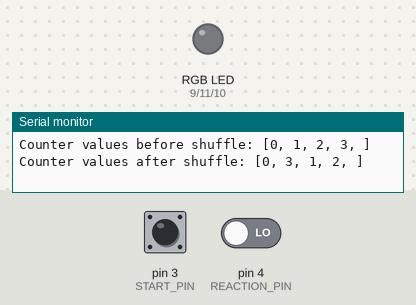
A sketch run on a simulated Arduino Uno, built with avr-gcc and run on an emulated ATmega328P. Parts: an RGB LED mixed from three pins (HIGH = lit), the last lines printed to the serial monitor. The test bench sets the inputs (shaded band); at power-on: pin 3 (START_PIN) LOW, pin 4 (REACTION_PIN) LOW. Dim RGB values are drawn brighter than linear; random numbers use the default seed unless the sketch sets one.

Above: at 1.2 s.
1.3 s: pin 3 (START_PIN) pulled HIGH for 0.15 s
At 4.2 s:
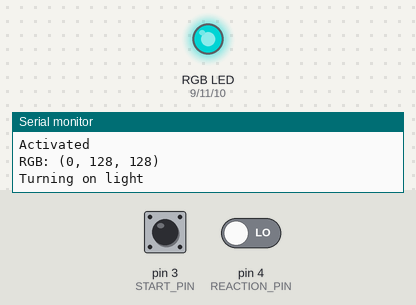
4.4 s: pin 4 (REACTION_PIN) driven HIGH
At 5.6 s:
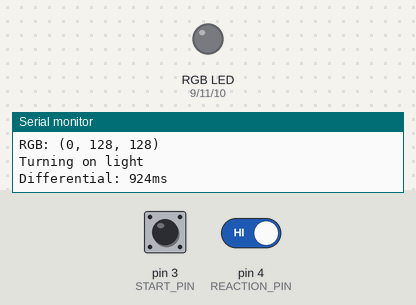
5.9 s: pin 3 (START_PIN) pulled HIGH for 1 s
8.4 s: pin 4 (REACTION_PIN) driven LOW
At 11.8 s:
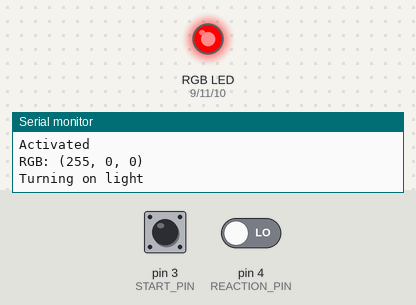
Timing chart, 0 to 12.4 s (numbered marks = the images above; inputs shaded):
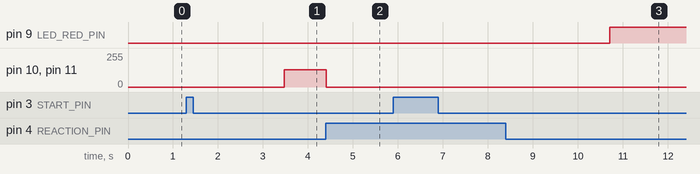

Measured:
- after the input at 1.3 s, pin 10 (LED_BLUE_PIN), pin 11 (LED_GREEN_PIN): 0/255 → 128/255 after 2.2 s
- after the input at 4.4 s, pin 10 (LED_BLUE_PIN), pin 11 (LED_GREEN_PIN): 128/255 → 0/255 at once
- after the input at 8.4 s, pin 9 (LED_RED_PIN): LOW → HIGH after 2.3 s

The sketch:

applied-research-sem1-project.ino
```cpp
int START_PIN = 3;
int REACTION_PIN = 4;
int LED_RED_PIN = 9;
int LED_BLUE_PIN = 10;
int LED_GREEN_PIN = 11;

int RED = 0;
int BLUE = 150;
int GREEN = 200;

boolean ledOn = false;
boolean activated = false;
long expectedPressTime = -1;
int counterIndex = -1;
int counter = 0;

int counterValues[] = {0, 1, 2, 3};
int numCounterValues = 4;

void shuffle() {
  Serial.print("Counter values before shuffle: [");
  for (int i = 0; i < numCounterValues; i++) {
    Serial.print(counterValues[i]);
    Serial.print(", ");
  }
  Serial.println("]");
  for (int i = 0; i < numCounterValues; i++) {
    int index = random(0, numCounterValues);
    int temp = counterValues[index];
    counterValues[index] = counterValues[i];
    counterValues[i] = temp;
  }
  Serial.print("Counter values after shuffle: [");
  for (int i = 0; i < numCounterValues; i++) {
    Serial.print(counterValues[i]);
    Serial.print(", ");
  }
  Serial.println("]");
}

void activate() {
  activated = true;
  long randNumMs = random(2000, 7000);
  expectedPressTime = millis() + randNumMs;
  counterIndex += 1;
  if (counterIndex > numCounterValues) {
    shuffle();
    counterIndex = -1;
  }
  counter = counterValues[counterIndex];
  Serial.print("Counter index: ");
  Serial.println(counterIndex);
  if (counter == 0) {
    RED = 0;
    BLUE = 128;
    GREEN = 128;
  } else if (counter == 1) {
    RED = 85;
    BLUE = 85;
    GREEN = 85;
  } else if (counter == 2) {
    RED = 170;
    BLUE = 43;
    GREEN = 43;
  } else if (counter == 3) {
    RED = 255;
    BLUE = 0;
    GREEN = 0;
  }
}

void setup() {
  // put your setup code here, to run once:
  Serial.begin(9600);
  randomSeed(analogRead(0));
  shuffle();
}

void loop() {
  // put your main code here, to run repeatedly:
  long currTime = millis();
  if (activated) {
    if (digitalRead(REACTION_PIN) == HIGH && currTime > expectedPressTime) {
      long differential = currTime - expectedPressTime;
      digitalWrite(LED_RED_PIN, 0);
      digitalWrite(LED_BLUE_PIN, 0);
      digitalWrite(LED_GREEN_PIN, 0);
      activated = false;
      ledOn = false;
      Serial.print("Differential: ");
      Serial.print(differential);
      Serial.println("ms");
    } else if (currTime > expectedPressTime && !ledOn) {
      Serial.print("RGB: (");
      Serial.print(RED);
      Serial.print(", ");
      Serial.print(BLUE);
      Serial.print(", ");
      Serial.print(GREEN);
      Serial.println(")");
      analogWrite(LED_RED_PIN, RED);
      analogWrite(LED_BLUE_PIN, BLUE);
      analogWrite(LED_GREEN_PIN, GREEN);
      ledOn = true;
      Serial.println("Turning on light");
    }
  } else if (digitalRead(START_PIN) == HIGH) {
    activate();
    Serial.println("Activated");
  }
}
```
